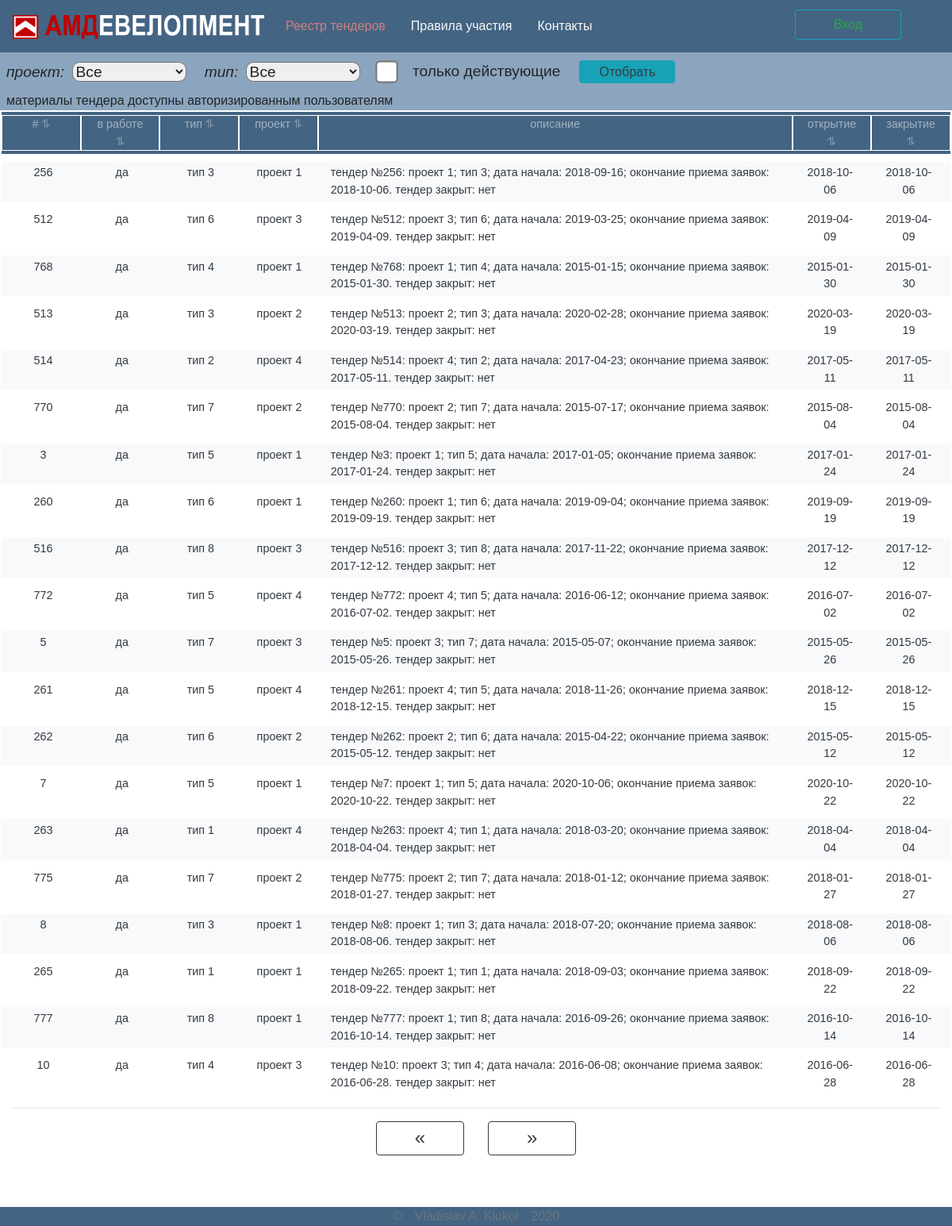
Page /?sort=close on the committed database.
### tables this page shows
CREATE TABLE `tenders` (
  `id` int(5) NOT NULL,
  `delete` tinyint(1) NOT NULL DEFAULT '0',
  `close` tinyint(1) NOT NULL DEFAULT '0',
  `type` int(2) DEFAULT NULL,
  `project` int(3) DEFAULT NULL,
  `description` text,
  `date_open` date NOT NULL,
  `date_close` date NOT NULL,
  `documents` varchar(2048) DEFAULT NULL
);

CREATE TABLE `type` (
  `id` int(3) NOT NULL,
  `uid` int(11) DEFAULT NULL,
  `name` varchar(256) NOT NULL
);

CREATE TABLE `project` (
  `id` int(3) NOT NULL,
  `uid` int(11) NOT NULL,
  `name` text NOT NULL
);

### index.php (called while the page is built, shortened)
<?php
 require $_SERVER['DOCUMENT_ROOT'] . '/views/layouts/headerConf.php';
 require $_SERVER['DOCUMENT_ROOT'] . '/views/layouts/header.php';
?>
<?php
require $_SERVER['DOCUMENT_ROOT'] . '/views/tender.php';
?>
<?php
 require $_SERVER['DOCUMENT_ROOT'] . '/views/layouts/footer.php';
?>

### module/pdo_query.php (called while the page is built, shortened)
<?php
function getTable($pdo, $table, $where = NULL,  $sort = NULL, $limit = NULL)
{
    $sql = "SELECT * FROM `$table`
    WHERE " . ($table == 'tenders' ? '`delete`=0 AND ' : '') . ($where == NULL ? '1' : "$where")
        . ($sort == NULL ? "" : " ORDER BY $sort")
        . ($limit == NULL ? "" : " LIMIT $limit");
    $stmt = $pdo->prepare($sql);
    $stmt->execute();
    return $stmt->fetchAll();
}

### views/tender.php (the view, shortened to what this page needs)
<?php
$project = getTable($pdo, 'project');
$type = getTable($pdo, 'type');
$limit = ' ' . ($_SESSION['page'] * 20) . ', 20';
if (isset($_POST['select'])) {
    $prj = $_SESSION['project'] = $_POST['project'];
    $tp = $_SESSION['type'] = $_POST['type'];
    $open =  $_SESSION['onlyOpen'] = isset($_POST['onlyOpen']) ? 1 : 0;
} else {
    $prj = $_SESSION['project'];
    $tp = $_SESSION['type'];
    $open =  $_SESSION['onlyOpen'];
};
$where = '';
if (isset($_GET['sort'])) {
    $sort = '`' . $_SESSION['sort']['fild'] . '` ' . $_SESSION['sort']['direct'];
} else {
    $sort = '';
};
$tenders = getTable($pdo, 'tenders', $where, $sort, $limit);
?>
<form action="/" method="POST" class=" pl-2 d-flex justify-content-between align-items-center lex-wrap row bg-secondary pt-2">
    <div class="d-flex justify-content-start align-items-center">
        <label class="title-select  text-right ">проект:
            <select class=" m-1 list-select" id="project" name='project'>
                <option value=0>Все</option>
            </select>
        </label>
        <label class="title-select  text-right">тип:
            <select class=" m-1 list-select" id="type" name='type'>>
                <option value=0>Все</option>
            </select>
        </label>
        <label class="ml-4" for="only-open">
            <input class="form-check-input" type="checkbox" name="onlyOpen" id="only-open" <?= $open ? 'checked' : '' ?>>
            <span class="check-box__title">только действующие</span>
        </label>
        <input type="submit" name="select" value="Отобрать" class="btn btn-info text-dark btn-select ml-4">
    </div>
    <div class="pr-3">материалы тендера доступны авторизированным пользователям</div>
</form>
<div class="row">
    <div class="col-12  tender-tab border border-white ">
        <div class="row text-white-50 bg-dark text-center border border-white pt-1 pb-1">
            <div class="col-1 border border-white cell-table">
                <a href="/?sort=id" class="text-white-50"># &#10606;</a>
            </div>
            <div class="col-1 border border-white cell-table">
                <a href="/?sort=close" class="text-white-50">в работе &#10606;</a>
            </div>
            <div class="col-1 border border-white cell-table">
                <a href="/?sort=type" class="text-white-50">тип &#10606;</a>
            </div>
            <div class="col-1 border border-white cell-table">
                <a href="/?sort=project" class="text-white-50">проект &#10606;</a>
            </div>
            <div class="col border border-white cell-table text-white-50"">
                описание
            </div>
            <div class=" col-1 border border-white cell-table">
                <a href="/?sort=date_open" class="text-white-50">открытие &#10606;</a>
            </div>
            <div class="col-1 border border-white cell-table">
                <a href="/?sort=date_close" class="text-white-50">закрытие &#10606;</a>
            </div>
        </div>
        <?php
        $bg = true;
        foreach ($tenders as $tender) {
            foreach ($project as $value) {
                if ($value['id'] == $tender['project']) {
                    $prj = $value['name'];
                    break;
                }
            }
            foreach ($type as $value) {
                if ($value['id'] == $tender['type']) {
                    $tp = $value['name'];
                    break;
                }
            }
        ?>
            <div class=" row text-white-50 text-left <?= ($tender['close'] ? 'bg-secondary' : ($bg ? 'bg-light' : 'bg-wite')) ?> mb-2 mt-2 p-1">
                <div class="col-1 text-dark text-center cell-table"><?= $tender['id'] ?></div>
                <div class="col-1 text-dark text-center cell-table"><?= $tender['close'] == 1 ? 'нет' : 'да' ?></div>
                <div class="col-1 text-dark text-center cell-table"><?= $tp ?></div>
                <div class="col-1 text-dark text-center cell-table"><?= $prj ?></div>
                <div class="col text-dark cell-table"><?= $tender['description'] ?></div>
                <div class="col-1 text-dark text-center cell-table"><?= $tender['date_open'] ?></div>
                <div class="col-1 text-dark text-center cell-table"><?= $tender['date_close'] ?></div>
            </div>
        <?php $bg = $bg == true ? false : true;
        } ?>
        <hr>
        <div class="row paginator d-flex justify-content-center mb-3">
            <div class="col text-right">
                <a href="/?page=left" class="btn btn-outline-dark pl-5 pr-5 ">
                    <span class="h4">&#171;</span>
                </a>
            </div>
            <div class="col text-left">
                <a href="/?page=right" class="btn btn-outline-dark pl-5 pr-5 ">
                    <span class="h4">&#187;</span>
                </a>
            </div>
        </div>

### css/style.css (style rules this page uses)
body { font-family: Arial, Helvetica, sans-serif; }
.title-select { font-family: Arial, Helvetica, sans-serif ; font-weight: normal; font-size: 1.2em; text-align: center; font-style: italic; margin-right: 1em; }
#only-open { transform: scale(2.2,2.2); margin-top: 0.5em; }
.check-box__title { margin-left: 1em; font-size: 1.2em; text-align: center; }
.btn-select { font-size: 1em; font-weight: normal; padding: 0.1em 2vw; margin-top: -0.5em; }
.list-select { width:12vw; border-radius: 0.5em 0.5em; }
.tender-tab { min-height: 75vh; }
.cell-table { word-wrap: break-word; font-size: 0.9em; }
.bg-dark { background-color: #446483 !important; }
.bg-secondary { background-color: #8ca5be !important; }

### rows in the picture
tenders: id "256", close "да", description "тендер №256: проект 1; тип 3; дата начала: 2018-09-16; окончание приема заявок: 2018-10-06. тендер закрыт: нет", date_open "2018-10-06", date_close "2018-10-06"
type: name "тип 3"
project: name "проект 1"
tenders: id "512", close "да", description "тендер №512: проект 3; тип 6; дата начала: 2019-03-25; окончание приема заявок: 2019-04-09. тендер закрыт: нет", date_open "2019-04-09", date_close "2019-04-09"
type: name "тип 6"
project: name "проект 3"
tenders: id "768", close "да", description "тендер №768: проект 1; тип 4; дата начала: 2015-01-15; окончание приема заявок: 2015-01-30. тендер закрыт: нет", date_open "2015-01-30", date_close "2015-01-30"
type: name "тип 4"
tenders: id "513", close "да", description "тендер №513: проект 2; тип 3; дата начала: 2020-02-28; окончание приема заявок: 2020-03-19. тендер закрыт: нет", date_open "2020-03-19", date_close "2020-03-19"
project: name "проект 2"
tenders: id "514", close "да", description "тендер №514: проект 4; тип 2; дата начала: 2017-04-23; окончание приема заявок: 2017-05-11. тендер закрыт: нет", date_open "2017-05-11", date_close "2017-05-11"
type: name "тип 2"
project: name "проект 4"
tenders: id "770", close "да", description "тендер №770: проект 2; тип 7; дата начала: 2015-07-17; окончание приема заявок: 2015-08-04. тендер закрыт: нет", date_open "2015-08-04", date_close "2015-08-04"
type: name "тип 7"
tenders: id "3", close "да", description "тендер №3: проект 1; тип 5; дата начала: 2017-01-05; окончание приема заявок: 2017-01-24. тендер закрыт: нет", date_open "2017-01-24", date_close "2017-01-24"
type: name "тип 5"
tenders: id "260", close "да", description "тендер №260: проект 1; тип 6; дата начала: 2019-09-04; окончание приема заявок: 2019-09-19. тендер закрыт: нет", date_open "2019-09-19", date_close "2019-09-19"
tenders: id "516", close "да", description "тендер №516: проект 3; тип 8; дата начала: 2017-11-22; окончание приема заявок: 2017-12-12. тендер закрыт: нет", date_open "2017-12-12", date_close "2017-12-12"
type: name "тип 8"
tenders: id "772", close "да", description "тендер №772: проект 4; тип 5; дата начала: 2016-06-12; окончание приема заявок: 2016-07-02. тендер закрыт: нет", date_open "2016-07-02", date_close "2016-07-02"
tenders: id "5", close "да", description "тендер №5: проект 3; тип 7; дата начала: 2015-05-07; окончание приема заявок: 2015-05-26. тендер закрыт: нет", date_open "2015-05-26", date_close "2015-05-26"
tenders: id "261", close "да", description "тендер №261: проект 4; тип 5; дата начала: 2018-11-26; окончание приема заявок: 2018-12-15. тендер закрыт: нет", date_open "2018-12-15", date_close "2018-12-15"
tenders: id "262", close "да", description "тендер №262: проект 2; тип 6; дата начала: 2015-04-22; окончание приема заявок: 2015-05-12. тендер закрыт: нет", date_open "2015-05-12", date_close "2015-05-12"
tenders: id "7", close "да", description "тендер №7: проект 1; тип 5; дата начала: 2020-10-06; окончание приема заявок: 2020-10-22. тендер закрыт: нет", date_open "2020-10-22", date_close "2020-10-22"
tenders: id "263", close "да", description "тендер №263: проект 4; тип 1; дата начала: 2018-03-20; окончание приема заявок: 2018-04-04. тендер закрыт: нет", date_open "2018-04-04", date_close "2018-04-04"
type: name "тип 1"
tenders: id "775", close "да", description "тендер №775: проект 2; тип 7; дата начала: 2018-01-12; окончание приема заявок: 2018-01-27. тендер закрыт: нет", date_open "2018-01-27", date_close "2018-01-27"
tenders: id "8", close "да", description "тендер №8: проект 1; тип 3; дата начала: 2018-07-20; окончание приема заявок: 2018-08-06. тендер закрыт: нет", date_open "2018-08-06", date_close "2018-08-06"
tenders: id "265", close "да", description "тендер №265: проект 1; тип 1; дата начала: 2018-09-03; окончание приема заявок: 2018-09-22. тендер закрыт: нет", date_open "2018-09-22", date_close "2018-09-22"
tenders: id "777", close "да", description "тендер №777: проект 1; тип 8; дата начала: 2016-09-26; окончание приема заявок: 2016-10-14. тендер закрыт: нет", date_open "2016-10-14", date_close "2016-10-14"
tenders: id "10", close "да", description "тендер №10: проект 3; тип 4; дата начала: 2016-06-08; окончание приема заявок: 2016-06-28. тендер закрыт: нет", date_open "2016-06-28", date_close "2016-06-28"
